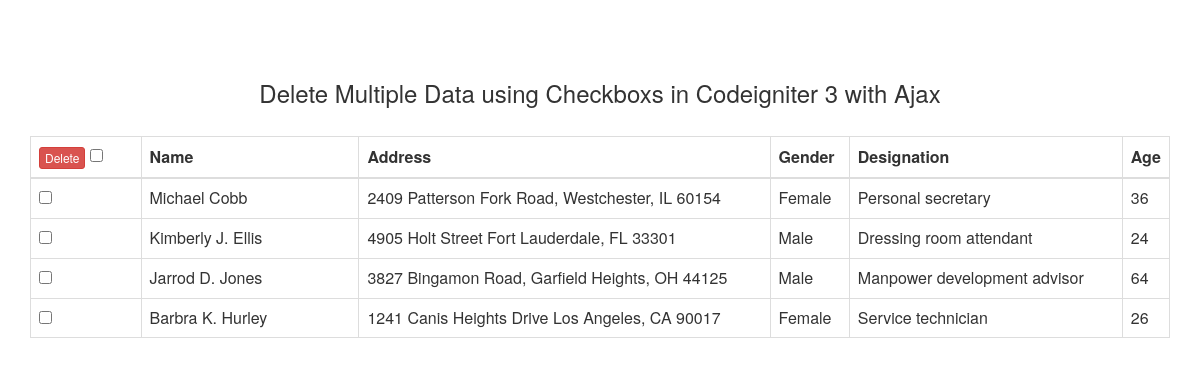
The page / on the database its author committed.
### tables this page shows
CREATE TABLE `tbl_employee` (
  `id` int(11) NOT NULL AUTO_INCREMENT,
  `name` varchar(50) NOT NULL,
  `address` text NOT NULL,
  `gender` varchar(10) NOT NULL,
  `designation` varchar(100) NOT NULL,
  `age` int(11) NOT NULL,
  PRIMARY KEY (`id`)
);

### application/controllers/Multiple_delete.php (called while the page is built, shortened)
<?php if ( ! defined('BASEPATH')) exit('No direct script access allowed');
class Multiple_delete extends CI_Controller {
    public function __construct()
    {
        $this->load->model('multiple_delete_model');
    }
    function index()
    {
        $data['employee_data'] = $this->multiple_delete_model->fetch_data();
        $this->load->view('multiple_delete', $data);
    }
}

### index.php (called while the page is built, shortened)
<?php
require_once BASEPATH.'core/CodeIgniter.php';

### application/models/Multiple_delete_model.php (called while the page is built, shortened)
<?php
class Multiple_delete_model extends CI_Model
{
    function fetch_data()
    {
        $this->db->select("*");
        $this->db->from("tbl_employee");
        $this->db->order_by('id', 'desc');
        return $this->db->get();
    }
}

### application/views/multiple_delete.php (the view, shortened to what this page needs)
<html>
<head>
    <link rel="stylesheet" href="https://maxcdn.bootstrapcdn.com/bootstrap/3.3.7/css/bootstrap.min.css"/>
</head>
<body>
<div class="container">
    <br/><br/><br/>
    <h3 align="center">Delete Multiple Data using Checkboxs in Codeigniter 3 with Ajax</h3><br/>
    <div class="table-responsive">
        <table class="table table-bordered">
            <thead>
            <tr>
                <th width="10%">
                    <button type="button" name="delete_all" id="delete_all" class="btn btn-danger btn-xs">Delete
                    </button>
                    <input type="checkbox" id="checkall" class="checkall" value=""/>
                </th>
                <th width="20%">Name</th>
                <th width="38%">Address</th>
                <th width="7%">Gender</th>
                <th width="25%">Designation</th>
                <th width="5%">Age</th>
            </tr>
            </thead>
            <tbody>
            <?php
            foreach ($employee_data->result() as $row) {
                echo '
                 <tr class="delete">
                 <td><input type="checkbox" class="delete_checkbox" value="' . $row->id . '" /></td>
                 <td>' . $row->name . '</td>
                 <td>' . $row->address . '</td>
                 <td>' . $row->gender . '</td>
                 <td>' . $row->designation . '</td>
                 <td>' . $row->age . '</td>
                </tr>
                ';
            }
            ?>
            </tbody>
        </table>
    </div>
</body>
</html>

### rows shown on the page
tbl_employee: name "Michael Cobb", address "2409 Patterson Fork Road, Westchester, IL 60154", gender "Female", designation "Personal secretary", age "36"
tbl_employee: name "Kimberly J. Ellis", address "4905 Holt Street Fort Lauderdale, FL 33301", gender "Male", designation "Dressing room attendant", age "24"
tbl_employee: name "Jarrod D. Jones", address "3827 Bingamon Road, Garfield Heights, OH 44125", gender "Male", designation "Manpower development advisor", age "64"
tbl_employee: name "Barbra K. Hurley", address "1241 Canis Heights Drive Los Angeles, CA 90017", gender "Female", designation "Service technician", age "26"
